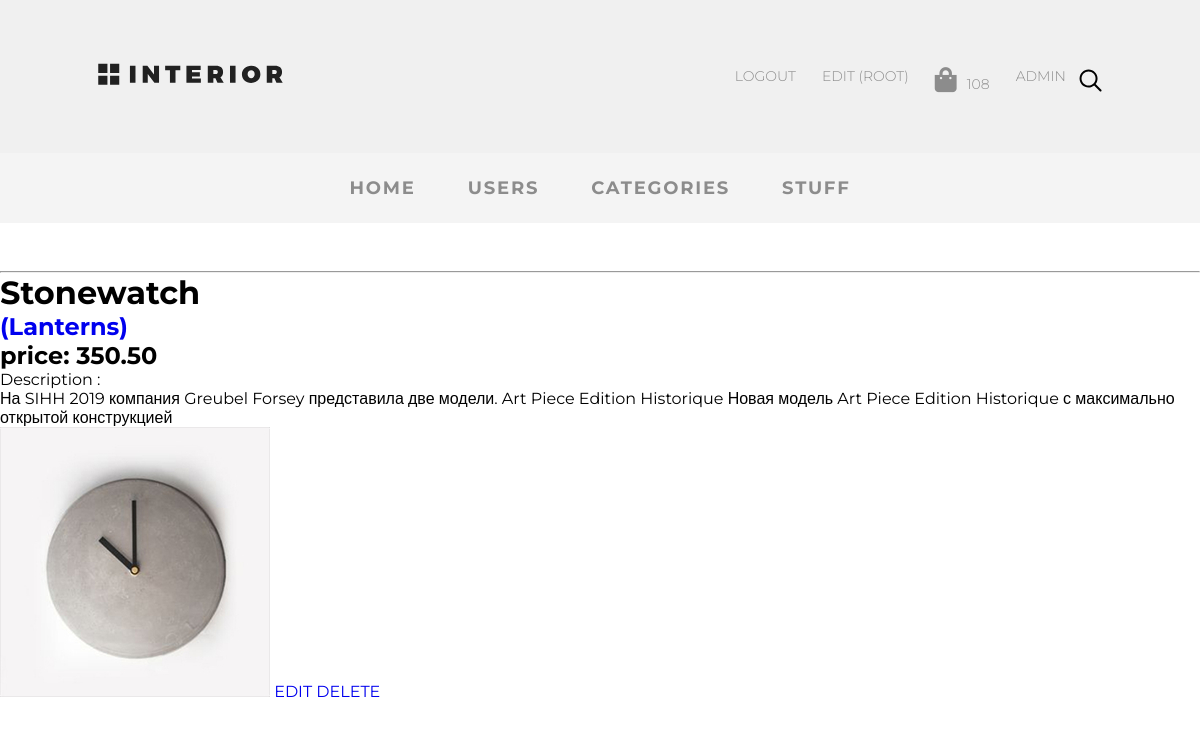
The page /adminapp/products/read/1 (signed in) on the database its author committed.
### authapp/models.py (models this page shows, shortened)
class CustomUser(AbstractUser):
    age = models.PositiveIntegerField(verbose_name='возраст')
    ava = models.ImageField(upload_to='avatars', verbose_name='аватар',)
    email = models.EmailField(verbose_name='email', blank='True')
    activation_key = models.CharField(max_length=128, blank=True)
    activation_key_expired = models.DateTimeField(default=(now() + timedelta(hours=48)))

### basketapp/models.py (models this page shows, shortened)
class Basket(models.Model):
    _price: float
    _total_qty: int
    _total_price: float
    user = models.ForeignKey(settings.AUTH_USER_MODEL, on_delete=models.CASCADE, related_name='basket')
    product = models.ForeignKey(Stuff, on_delete=models.CASCADE)
    quantity = models.PositiveIntegerField(verbose_name='Quantity', default=0)
    add_datetime = models.DateTimeField(verbose_name='data', auto_now_add=True)
    @property
    def total_qty(self):
        items = Basket.objects.filter(user=self.user)
        total = sum([x.quantity for x in items])
        return total

### mainapp/models.py (models this page shows)
class Stuff(models.Model):
    name = models.CharField(verbose_name='Бренд', max_length=30)
    category = models.ForeignKey(Category, on_delete=models.CASCADE)
    img = models.ImageField(upload_to='stuff', verbose_name='logo')
    description = models.TextField(verbose_name='Description',blank=True)
    price = models.DecimalField(verbose_name='price',max_digits=10, decimal_places=2)

class Category(models.Model):
    name = models.CharField(verbose_name='Категория', max_length=30)

### adminapp/views/products.py (the view)
# urls.py: path('products/read/<int:id>', products.read, name='products_read'),
def read(request:HttpRequest,id):
    stuff = Stuff.objects.get(id=id)
    category = stuff.category
    return render(request, 'adminapp/products/read.html', {'stuff': stuff,'category':category})

### mainapp/context_processors.py (called while the page is built)
def basket(request:HttpRequest):
    basket = []
    if request.user.is_authenticated:
        basket = Basket.objects.filter(user=request.user)
    return {
        'basket':basket
    }

### adminapp/templates/adminapp/products/read.html
{% extends 'adminapp/base.html' %}
{% block content %}
<hr>
<h1>{{stuff.name}}</h1>
<h2><a href="{% url 'adminapp:categories_read' stuff.category.id %}">({{stuff.category.name}})</a></h2>
<h2>price: {{stuff.price}}</h2>
<p>Description : <br> {{stuff.description}}</p>
<img src="{{MEDIA_URL}}{{stuff.img}}" alt="">
<a href="{% url 'adminapp:products_update' stuff.id %}">EDIT</a>
<a href="{% url 'adminapp:products_delete' stuff.id %}">DELETE</a>
{% endblock %}

### adminapp/templates/adminapp/menu.html (shortened to what this page needs)
{% load static %}
<ul class="menu">
<li class="menu-list">
<a href="{% url 'home' %}"
class="menu-link">
</a>
</li>
    {% if user.is_authenticated %}
    <li class="menu-list">
        <a href="{% url 'auth:logout' %}" class="menu-link">
            Logout
        </a>
    </li>
    <li class="menu-list">
        <a href="{% url 'auth:edit' %}" class="menu-link">
            Edit ({{user.username}})
        </a>
    </li>
    <li class="menu-list"><a href="{%url 'basket:index'%}" class="menu-link"><i class="fas fa-shopping-bag"></i>{{basket.0.total_qty}}</li></a>
    <li class="menu-list">
        <a href="{% url 'adminapp:products' %}" class="menu-link">
            ADMIN
        </a>
    </li>
    {% else %}
    <li class="menu-list"><a href="{% url 'auth:login' %}" class="menu-link">
        Login
    </a></li>
    {% endif %}
    <li class="menu-list search"><img src="{% static 'img/search.svg' %}" alt="search"></li>
                </ul>

### static/style.css (style rules this page uses)
* { margin: 0; padding: 0; }
body { font-family: 'Montserrat', sans-serif; }
a { text-decoration: none; }
.menu { display: flex; margin-top: 57px; margin-bottom: 50px; }
.menu-list { list-style-type: none; }
.menu-link { color: #8c8c8c; font-size: 14px; font-weight: 300; text-transform: uppercase; display: block; padding: 10px 13px; }
.search { display: flex; align-items: center; }
.fa-shopping-bag { font-size:25px; margin-right:10px; }

### rows shown on the page
CustomUser: username "ROOT"
Basket: user+quantity "108"
Stuff: name "Stonewatch", category.name "Lanterns", price "350.50", description "На SIHH 2019 компания Greubel Forsey представила две модели. Art Piece Edition Historique Новая модель Art Piece Edition Historique с максимально открытой конструкцией", img (picture)
